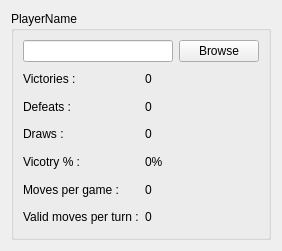
<?xml version="1.0" encoding="UTF-8"?>
<ui version="4.0">
 <class>Form</class>
 <widget class="QWidget" name="Form">
  <property name="geometry">
   <rect>
    <x>0</x>
    <y>0</y>
    <width>282</width>
    <height>251</height>
   </rect>
  </property>
  <property name="windowTitle">
   <string>Form</string>
  </property>
  <layout class="QGridLayout" name="gridLayout">
   <item row="0" column="0">
    <widget class="QGroupBox" name="groupBox">
     <property name="title">
      <string>PlayerName</string>
     </property>
     <layout class="QGridLayout" name="gridLayout_2">
      <item row="0" column="0" colspan="2">
       <layout class="QHBoxLayout" name="horizontalLayout">
        <item>
         <widget class="QLineEdit" name="player_cmd"/>
        </item>
        <item>
         <widget class="QPushButton" name="browse_btn">
          <property name="text">
           <string>Browse</string>
          </property>
         </widget>
        </item>
       </layout>
      </item>
      <item row="1" column="0">
       <widget class="QLabel" name="label_4">
        <property name="text">
         <string>Victories :</string>
        </property>
       </widget>
      </item>
      <item row="1" column="1">
       <widget class="QLabel" name="victories">
        <property name="text">
         <string>0</string>
        </property>
       </widget>
      </item>
      <item row="2" column="0">
       <widget class="QLabel" name="label_6">
        <property name="text">
         <string>Defeats :</string>
        </property>
       </widget>
      </item>
      <item row="2" column="1">
       <widget class="QLabel" name="defeats">
        <property name="text">
         <string>0</string>
        </property>
       </widget>
      </item>
      <item row="3" column="0">
       <widget class="QLabel" name="label_11">
        <property name="text">
         <string>Draws :</string>
        </property>
       </widget>
      </item>
      <item row="3" column="1">
       <widget class="QLabel" name="draws">
        <property name="text">
         <string>0</string>
        </property>
       </widget>
      </item>
      <item row="4" column="0">
       <widget class="QLabel" name="label_9">
        <property name="text">
         <string>Vicotry % :</string>
        </property>
       </widget>
      </item>
      <item row="4" column="1">
       <widget class="QLabel" name="win_percent">
        <property name="text">
         <string>0%</string>
        </property>
       </widget>
      </item>
      <item row="5" column="0">
       <widget class="QLabel" name="label_10">
        <property name="text">
         <string>Moves per game :</string>
        </property>
       </widget>
      </item>
      <item row="5" column="1">
       <widget class="QLabel" name="moves_played">
        <property name="text">
         <string>0</string>
        </property>
       </widget>
      </item>
      <item row="6" column="0">
       <widget class="QLabel" name="label_12">
        <property name="text">
         <string>Valid moves per turn :</string>
        </property>
       </widget>
      </item>
      <item row="6" column="1">
       <widget class="QLabel" name="valid_moves_mean">
        <property name="text">
         <string>0</string>
        </property>
       </widget>
      </item>
     </layout>
    </widget>
   </item>
  </layout>
 </widget>
 <resources/>
 <connections/>
</ui>
